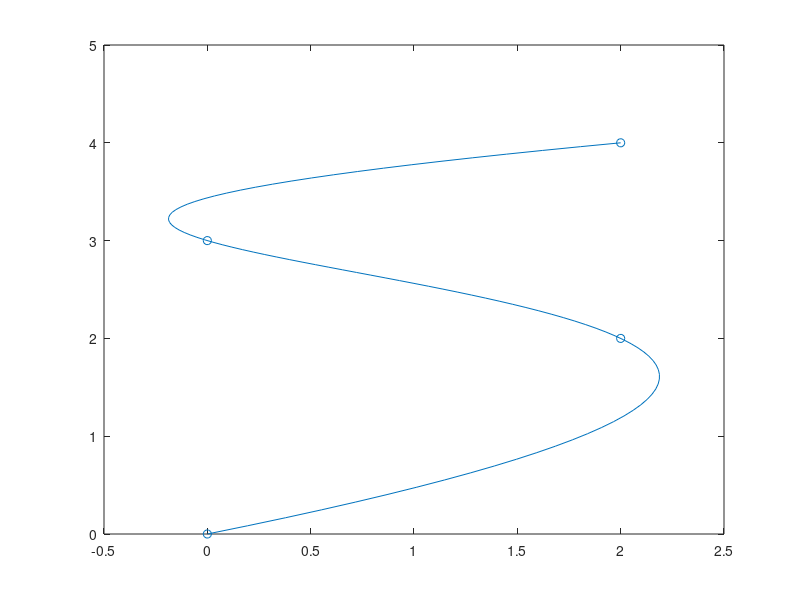

MATLAB code for this plot:
function [] = ex5c()

  
Vx = @(t) (19.999999999999989).*t + (-53.999999999999957).*t.^2 + (35.999999999999972).*t.^3;
Vy = @(t) (8.499999999999998).*t + (-8.999999999999993).*t.^2 + (4.499999999999995).*t.^3;

Bx = @(t) 35.99999999999999.*t.^3 - 53.99999999999998.*t.^2 + 19.99999999999999.*t;
By = @(t) 4.50000000000000.*t.^3 - 8.99999999999999.*t.^2 + 8.499999999999996.*t;

t = 0:0.01:1;

%VxIt = Vx(t);
%VyIt = Vy(t);

BxIt = Bx(t);
ByIt = By(t);

plot(BxIt,ByIt);
hold on;
scatter([0,2,0,2],[0,2,3,4]);


end

